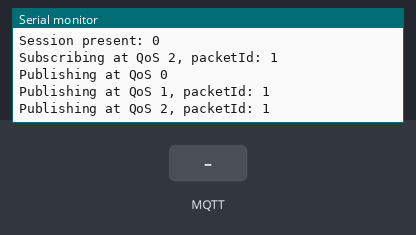
This sketch was run on a simulated ESP8266 (NodeMCU). Parts: the last lines printed to the serial monitor. Inputs (shaded band) come from the test bench. WiFi joins after 1.5 s; servers stay silent unless stated; no MQTT or app messages arrive unless stated.

Above: at 2.7 s.
2.8 s: MQTT message "1" arrives on the first subscribed topic
At 3.9 s:
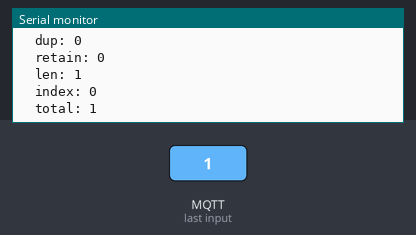
4.3 s: MQTT message "on" arrives on the first subscribed topic
At 5.0 s:
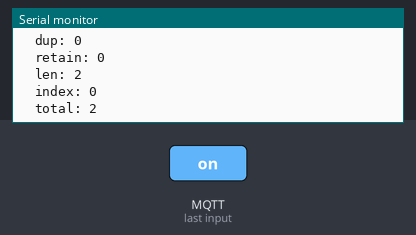

The sketch:

main.ino
```cpp
#include <FS.h>                   //this needs to be first, or it all crashes and burns...
#include <ESP8266WiFi.h>
#include <AsyncMqttClient.h>
//needed for library
#include <DNSServer.h>
#include <ESP8266WebServer.h>
#include <WiFiManager.h>
#include <ArduinoJson.h>          //https://github.com/bblanchon/ArduinoJson
//for LED status
#include <Ticker.h>
Ticker ticker;

void tick()
{
  //toggle state
  int state = digitalRead(13);  // get the current state of GPIO1 pin
  digitalWrite(13, !state);     // set pin to the opposite state
}

void configModeCallback (WiFiManager *myWiFiManager) {
  Serial.println("Entered config mode");
  Serial.println(WiFi.softAPIP());
  //if you used auto generated SSID, print it
  Serial.println(myWiFiManager->getConfigPortalSSID());
  //entered config mode, make led toggle faster
  ticker.attach(0.2, tick);
}

//define your default values here, if there are different values in config.json, they are overwritten.
char mqtt_server[40] = "test.mosquitto.org";
char mqtt_port[6] = "1883";
char mqtt_topic[34] = "YOUR_mqtt_topic";

//flag for saving data
bool shouldSaveConfig = false;

//callback notifying us of the need to save config
void saveConfigCallback () {
  Serial.println("Should save config");
  shouldSaveConfig = true;
}

AsyncMqttClient mqttClient;

void onMqttConnect(bool sessionPresent) {
  Serial.println("** Connected to the broker **");
  Serial.print("Session present: ");
  Serial.println(sessionPresent);
  uint16_t packetIdSub = mqttClient.subscribe("test/lol", 2);
  Serial.print("Subscribing at QoS 2, packetId: ");
  Serial.println(packetIdSub);
  mqttClient.publish("test/lol", 0, true, "test 1");
  Serial.println("Publishing at QoS 0");
  uint16_t packetIdPub1 = mqttClient.publish("test/lol", 1, true, "test 2");
  Serial.print("Publishing at QoS 1, packetId: ");
  Serial.println(packetIdPub1);
  uint16_t packetIdPub2 = mqttClient.publish("test/lol", 2, true, "test 3");
  Serial.print("Publishing at QoS 2, packetId: ");
  Serial.println(packetIdPub2);
}

void onMqttDisconnect(AsyncMqttClientDisconnectReason reason) {
  Serial.println("** Disconnected from the broker **");
  Serial.println("Reconnecting to MQTT...");
  mqttClient.connect();
}

void onMqttSubscribe(uint16_t packetId, uint8_t qos) {
  Serial.println("** Subscribe acknowledged **");
  Serial.print("  packetId: ");
  Serial.println(packetId);
  Serial.print("  qos: ");
  Serial.println(qos);
}

void onMqttUnsubscribe(uint16_t packetId) {
  Serial.println("** Unsubscribe acknowledged **");
  Serial.print("  packetId: ");
  Serial.println(packetId);
}

void onMqttMessage(char* topic, char* payload, AsyncMqttClientMessageProperties properties, size_t len, size_t index, size_t total) {
  Serial.println("** Publish received **");
  Serial.print("  topic: ");
  Serial.println(topic);
  Serial.print("  qos: ");
  Serial.println(properties.qos);
  Serial.print("  dup: ");
  Serial.println(properties.dup);
  Serial.print("  retain: ");
  Serial.println(properties.retain);
  Serial.print("  len: ");
  Serial.println(len);
  Serial.print("  index: ");
  Serial.println(index);
  Serial.print("  total: ");
  Serial.println(total);
}

void onMqttPublish(uint16_t packetId) {
  Serial.println("** Publish acknowledged **");
  Serial.print("  packetId: ");
  Serial.println(packetId);
}

void setup() {
  Serial.begin(115200);
  Serial.println();
  Serial.println();
  Serial.println("Preparing WiFiManager");


  // The extra parameters to be configured (can be either global or just in the setup)
  // After connecting, parameter.getValue() will get you the configured value
  // id/name placeholder/prompt default length
  WiFiManagerParameter custom_mqtt_server("server", "mqtt server", mqtt_server, 40);
  WiFiManagerParameter custom_mqtt_port("port", "mqtt port", mqtt_port, 5);
  WiFiManagerParameter custom_mqtt_topic("topic", "mqtt topic", mqtt_topic, 32);

  //WiFiManager
  //Local intialization. Once its business is done, there is no need to keep it around
  WiFiManager wifiManager;

  //set config save notify callback
  wifiManager.setSaveConfigCallback(saveConfigCallback);

  //set static ip
  //wifiManager.setSTAStaticIPConfig(IPAddress(10,0,1,99), IPAddress(10,0,1,1), IPAddress(255,255,255,0));

  //add all your parameters here
  wifiManager.addParameter(&custom_mqtt_server);
  wifiManager.addParameter(&custom_mqtt_port);
  wifiManager.addParameter(&custom_mqtt_topic);

  //sets timeout until configuration portal gets turned off
  //useful to make it all retry or go to sleep
  //in seconds
  wifiManager.setTimeout(120);


  if (!wifiManager.autoConnect()) {
    Serial.println("failed to connect and hit timeout");
    delay(3000);
    //reset and try again, or maybe put it to deep sleep
    ESP.reset();
    delay(5000);
  }

  //if you get here you have connected to the WiFi
  Serial.println("connected...yeey :)");

  //read updated parameters
  strcpy(mqtt_server, custom_mqtt_server.getValue());
  strcpy(mqtt_port, custom_mqtt_port.getValue());
  strcpy(mqtt_topic, custom_mqtt_topic.getValue());

  Serial.println(mqtt_server);
  Serial.println(mqtt_port);
  Serial.println(mqtt_topic);

  //save the custom parameters to FS
  if (shouldSaveConfig) {
    Serial.println("saving config");
    DynamicJsonBuffer jsonBuffer;
    JsonObject& json = jsonBuffer.createObject();
    json["mqtt_server"] = mqtt_server;
    json["mqtt_port"] = mqtt_port;
    json["mqtt_topic"] = mqtt_topic;

    File configFile = SPIFFS.open("/config.json", "w");
    if (!configFile) {
      Serial.println("failed to open config file for writing");
    }

    json.printTo(Serial);
    json.printTo(configFile);
    configFile.close();
    //end save
  }

  Serial.println("local ip");
  Serial.println(WiFi.localIP());

  mqttClient.onConnect(onMqttConnect);
  mqttClient.onDisconnect(onMqttDisconnect);
  mqttClient.onSubscribe(onMqttSubscribe);
  mqttClient.onUnsubscribe(onMqttUnsubscribe);
  mqttClient.onMessage(onMqttMessage);
  mqttClient.onPublish(onMqttPublish);
  mqttClient.setServer(mqtt_server, 1883);
  mqttClient.setWill(mqtt_topic, 2, true, "ON");
  Serial.println("Connecting to MQTT...");
  mqttClient.connect();
}

void loop() {

}
```

Measured:
- after the input at 2.8 s, the serial monitor: prints a new line at once (image 1)
- after the input at 4.3 s, the serial monitor: prints a new line at once (image 2)
